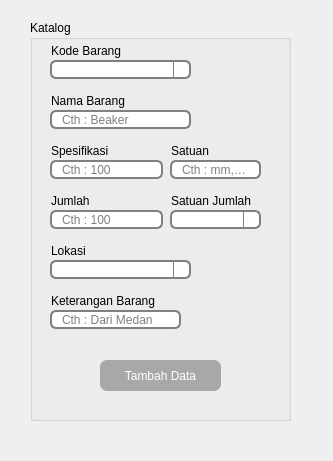
<?xml version="1.0" encoding="UTF-8"?>
<ui version="4.0">
 <class>Dialog</class>
 <widget class="QDialog" name="Dialog">
  <property name="geometry">
   <rect>
    <x>0</x>
    <y>0</y>
    <width>333</width>
    <height>461</height>
   </rect>
  </property>
  <property name="windowTitle">
   <string>Tambah Data Stok</string>
  </property>
  <property name="windowIcon">
   <iconset resource="../data/ui/logo.qrc">
    <normaloff>:/newPrefix/logo.png</normaloff>:/newPrefix/logo.png</iconset>
  </property>
  <widget class="QGroupBox" name="groupBox">
   <property name="geometry">
    <rect>
     <x>30</x>
     <y>20</y>
     <width>261</width>
     <height>401</height>
    </rect>
   </property>
   <property name="title">
    <string>Katalog</string>
   </property>
   <widget class="QLabel" name="label_7">
    <property name="geometry">
     <rect>
      <x>130</x>
      <y>120</y>
      <width>131</width>
      <height>21</height>
     </rect>
    </property>
    <property name="styleSheet">
     <string notr="true">QLabel {color:black;border:0px;font: 13px &quot;Open Sans&quot;;
padding: 0 8px;}
</string>
    </property>
    <property name="text">
     <string>Satuan </string>
    </property>
   </widget>
   <widget class="QLabel" name="label_5">
    <property name="geometry">
     <rect>
      <x>10</x>
      <y>120</y>
      <width>111</width>
      <height>21</height>
     </rect>
    </property>
    <property name="styleSheet">
     <string notr="true">QLabel {color:black;border:0px;font: 13px &quot;Open Sans&quot;;
padding: 0 8px;}
</string>
    </property>
    <property name="text">
     <string>Spesifikasi</string>
    </property>
   </widget>
   <widget class="QLineEdit" name="spesifikasi">
    <property name="enabled">
     <bool>true</bool>
    </property>
    <property name="geometry">
     <rect>
      <x>20</x>
      <y>140</y>
      <width>113</width>
      <height>19</height>
     </rect>
    </property>
    <property name="styleSheet">
     <string notr="true">border: 2px solid gray;
border-radius: 6px;
padding: 0 8px;
min-height: 15px ;
max-height:15px;
selection-background-color: darkgray;</string>
    </property>
    <property name="readOnly">
     <bool>true</bool>
    </property>
    <property name="placeholderText">
     <string>Cth : 100</string>
    </property>
   </widget>
   <widget class="QLineEdit" name="nama_barang">
    <property name="enabled">
     <bool>true</bool>
    </property>
    <property name="geometry">
     <rect>
      <x>20</x>
      <y>90</y>
      <width>141</width>
      <height>19</height>
     </rect>
    </property>
    <property name="styleSheet">
     <string notr="true">border: 2px solid gray;
border-radius: 6px;
padding: 0 8px;
min-height: 15px ;
max-height:15px;
selection-background-color: darkgray;</string>
    </property>
    <property name="readOnly">
     <bool>true</bool>
    </property>
    <property name="placeholderText">
     <string>Cth : Beaker</string>
    </property>
   </widget>
   <widget class="QLineEdit" name="satuan_spesifikasi">
    <property name="enabled">
     <bool>true</bool>
    </property>
    <property name="geometry">
     <rect>
      <x>140</x>
      <y>140</y>
      <width>91</width>
      <height>19</height>
     </rect>
    </property>
    <property name="styleSheet">
     <string notr="true">border: 2px solid gray;
border-radius: 6px;
padding: 0 8px;
min-height: 15px ;
max-height:15px;
selection-background-color: darkgray;</string>
    </property>
    <property name="readOnly">
     <bool>true</bool>
    </property>
    <property name="placeholderText">
     <string>Cth : mm, cm</string>
    </property>
   </widget>
   <widget class="QLabel" name="label_2">
    <property name="geometry">
     <rect>
      <x>10</x>
      <y>70</y>
      <width>111</width>
      <height>21</height>
     </rect>
    </property>
    <property name="styleSheet">
     <string notr="true">QLabel {color:black;border:0px;font: 13px &quot;Open Sans&quot;;
padding: 0 8px;}
</string>
    </property>
    <property name="text">
     <string>Nama Barang</string>
    </property>
   </widget>
   <widget class="QLabel" name="label">
    <property name="geometry">
     <rect>
      <x>10</x>
      <y>20</y>
      <width>111</width>
      <height>21</height>
     </rect>
    </property>
    <property name="styleSheet">
     <string notr="true">QLabel {color:black;border:0px;font: 13px &quot;Open Sans&quot;;
padding: 0 8px;}
</string>
    </property>
    <property name="text">
     <string>Kode Barang</string>
    </property>
   </widget>
   <widget class="QPushButton" name="apply">
    <property name="geometry">
     <rect>
      <x>70</x>
      <y>340</y>
      <width>121</width>
      <height>31</height>
     </rect>
    </property>
    <property name="styleSheet">
     <string notr="true">QPushButton {color:white; background-color:rgb(168, 168, 168);border:0px;font: 13px &quot;Open Sans&quot;;
border-radius: 7px;

padding: 0 8px;}


QPushButton:pressed {
    background-color: qlineargradient(x1: 0, y1: 0, x2: 0, y2: 1,
                                      stop: 0 #dadbde, stop: 1 #f6f7fa);
}


QPushButton:hover {
  background-color:rgb(61, 61, 61)
}

</string>
    </property>
    <property name="text">
     <string>Tambah Data</string>
    </property>
   </widget>
   <widget class="QLineEdit" name="keterangan">
    <property name="geometry">
     <rect>
      <x>20</x>
      <y>290</y>
      <width>131</width>
      <height>19</height>
     </rect>
    </property>
    <property name="styleSheet">
     <string notr="true">border: 2px solid gray;
border-radius: 6px;
padding: 0 8px;
min-height: 15px ;
max-height:15px;
selection-background-color: darkgray;</string>
    </property>
    <property name="text">
     <string/>
    </property>
    <property name="readOnly">
     <bool>false</bool>
    </property>
    <property name="placeholderText">
     <string>Cth : Dari Medan</string>
    </property>
   </widget>
   <widget class="QLabel" name="label_9">
    <property name="geometry">
     <rect>
      <x>10</x>
      <y>270</y>
      <width>161</width>
      <height>21</height>
     </rect>
    </property>
    <property name="styleSheet">
     <string notr="true">QLabel {color:black;border:0px;font: 13px &quot;Open Sans&quot;;
padding: 0 8px;}
</string>
    </property>
    <property name="text">
     <string>Keterangan Barang</string>
    </property>
   </widget>
   <widget class="QComboBox" name="kodebarang">
    <property name="geometry">
     <rect>
      <x>20</x>
      <y>40</y>
      <width>141</width>
      <height>19</height>
     </rect>
    </property>
    <property name="styleSheet">
     <string notr="true">QComboBox {border: 2px solid gray;
border-radius:6px;
padding: 0 8px;
min-height: 15px ;
max-height:15px;
selection-background-color: darkgray; }

QComboBox::drop-down {
    subcontrol-origin: padding;
    subcontrol-position: top right;
    width: 15px;

    border-left-width: 1px;
    border-left-color: gray;
    border-left-style: solid; /* just a single line */
  	border-top-right-radius: 6px; /* same radius as the QComboBox */
    border-bottom-right-radius: 6px;
}

QComboBox::down-arrow {
	image: url(:/newPrefix/drop-down-arrow.png);
	width: 13px;
    height: 13px;
}

QComboBox::down-arrow:on { /* shift the arrow when popup is open */
    top: 1px;
    left: 1px;
}

QComboBox QAbstractItemView {
    border: 3px solid darkgray;
    selection-background-color: gray;
}</string>
    </property>
    <property name="editable">
     <bool>true</bool>
    </property>
    <property name="placeholderText">
     <string/>
    </property>
   </widget>
   <widget class="QLineEdit" name="jumlah">
    <property name="geometry">
     <rect>
      <x>20</x>
      <y>190</y>
      <width>113</width>
      <height>19</height>
     </rect>
    </property>
    <property name="styleSheet">
     <string notr="true">border: 2px solid gray;
border-radius: 6px;
padding: 0 8px;
min-height: 15px ;
max-height:15px;
selection-background-color: darkgray;</string>
    </property>
    <property name="placeholderText">
     <string>Cth : 100</string>
    </property>
   </widget>
   <widget class="QLabel" name="label_8">
    <property name="geometry">
     <rect>
      <x>130</x>
      <y>170</y>
      <width>111</width>
      <height>21</height>
     </rect>
    </property>
    <property name="styleSheet">
     <string notr="true">QLabel {color:black;border:0px;font: 13px &quot;Open Sans&quot;;
padding: 0 8px;}
</string>
    </property>
    <property name="text">
     <string>Satuan Jumlah</string>
    </property>
   </widget>
   <widget class="QLabel" name="label_6">
    <property name="geometry">
     <rect>
      <x>10</x>
      <y>170</y>
      <width>111</width>
      <height>21</height>
     </rect>
    </property>
    <property name="styleSheet">
     <string notr="true">QLabel {color:black;border:0px;font: 13px &quot;Open Sans&quot;;
padding: 0 8px;}
</string>
    </property>
    <property name="text">
     <string>Jumlah</string>
    </property>
   </widget>
   <widget class="QLabel" name="label_10">
    <property name="geometry">
     <rect>
      <x>10</x>
      <y>220</y>
      <width>111</width>
      <height>21</height>
     </rect>
    </property>
    <property name="styleSheet">
     <string notr="true">QLabel {color:black;border:0px;font: 13px &quot;Open Sans&quot;;
padding: 0 8px;}
</string>
    </property>
    <property name="text">
     <string>Lokasi</string>
    </property>
   </widget>
   <widget class="QComboBox" name="lokasi">
    <property name="geometry">
     <rect>
      <x>20</x>
      <y>240</y>
      <width>141</width>
      <height>19</height>
     </rect>
    </property>
    <property name="styleSheet">
     <string notr="true">QComboBox {border: 2px solid gray;
border-radius:6px;
padding: 0 8px;
min-height: 15px ;
max-height:15px;
selection-background-color: darkgray; }

QComboBox::drop-down {
    subcontrol-origin: padding;
    subcontrol-position: top right;
    width: 15px;

    border-left-width: 1px;
    border-left-color: gray;
    border-left-style: solid; /* just a single line */
  	border-top-right-radius: 6px; /* same radius as the QComboBox */
    border-bottom-right-radius: 6px;
}

QComboBox::down-arrow {
	image: url(:/newPrefix/drop-down-arrow.png);
	width: 13px;
    height: 13px;
}

QComboBox::down-arrow:on { /* shift the arrow when popup is open */
    top: 1px;
    left: 1px;
}

QComboBox QAbstractItemView {
    border: 3px solid darkgray;
    selection-background-color: gray;
}</string>
    </property>
    <property name="editable">
     <bool>true</bool>
    </property>
   </widget>
   <widget class="QComboBox" name="satuan_jumlah">
    <property name="geometry">
     <rect>
      <x>140</x>
      <y>190</y>
      <width>91</width>
      <height>19</height>
     </rect>
    </property>
    <property name="styleSheet">
     <string notr="true">QComboBox {border: 2px solid gray;
border-radius:6px;
padding: 0 8px;
min-height: 15px ;
max-height:15px;
selection-background-color: darkgray; }

QComboBox::drop-down {
    subcontrol-origin: padding;
    subcontrol-position: top right;
    width: 15px;

    border-left-width: 1px;
    border-left-color: gray;
    border-left-style: solid; /* just a single line */
  	border-top-right-radius: 6px; /* same radius as the QComboBox */
    border-bottom-right-radius: 6px;
}

QComboBox::down-arrow {
	image: url(:/newPrefix/drop-down-arrow.png);
	width: 13px;
    height: 13px;
}

QComboBox::down-arrow:on { /* shift the arrow when popup is open */
    top: 1px;
    left: 1px;
}

QComboBox QAbstractItemView {
    border: 3px solid darkgray;
    selection-background-color: gray;
}</string>
    </property>
    <property name="editable">
     <bool>true</bool>
    </property>
   </widget>
  </widget>
 </widget>
 <tabstops>
  <tabstop>kodebarang</tabstop>
  <tabstop>nama_barang</tabstop>
  <tabstop>spesifikasi</tabstop>
  <tabstop>satuan_spesifikasi</tabstop>
  <tabstop>jumlah</tabstop>
  <tabstop>satuan_jumlah</tabstop>
  <tabstop>lokasi</tabstop>
  <tabstop>keterangan</tabstop>
  <tabstop>apply</tabstop>
 </tabstops>
 <resources>
  <include location="../data/ui/logo.qrc"/>
 </resources>
 <connections/>
</ui>
